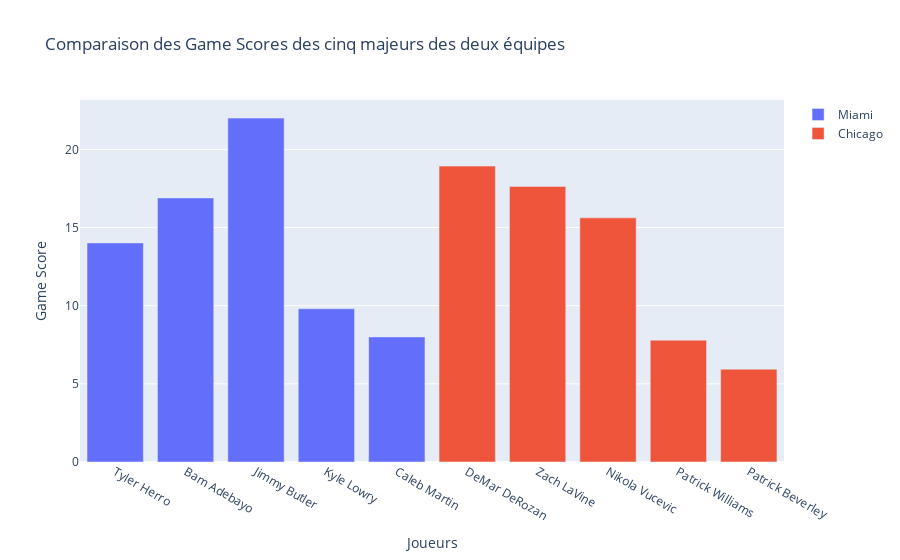

The code cell stored with this chart in its notebook:
### Code cell
def cinq_majeur(dataframe, equipe):
    equipe_triee = equipe.sort_values(by='MPG', ascending=False)
    cinq_majeur = equipe_triee.head(5)
    return cinq_majeur

# Obtenez le cinq majeur des deux équipes
cinq_majeur_equipe1 = cinq_majeur(team, joueurs1)
cinq_majeur_equipe2 = cinq_majeur(team, joueurs2)

# Récupérer les noms des joueurs pour chaque équipe
noms_joueurs_equipe1 = cinq_majeur_equipe1['NAME'].tolist()
noms_joueurs_equipe2 = cinq_majeur_equipe2['NAME'].tolist()

# Calculer le Game Score pour chaque joueur de chaque équipe
game_scores_equipe1 = [game_score_joueur(team, donnees_bis, joueur) for joueur in noms_joueurs_equipe1]
game_scores_equipe2 = [game_score_joueur(team, donnees_bis, joueur) for joueur in noms_joueurs_equipe2]

# Créer les traces pour chaque équipe
trace_equipe1 = go.Bar(
    x=noms_joueurs_equipe1,
    y=game_scores_equipe1,
    name=equipe1
)

trace_equipe2 = go.Bar(
    x=noms_joueurs_equipe2,
    y=game_scores_equipe2,
    name=equipe2
)

# Créer la figure
fig = go.Figure(data=[trace_equipe1, trace_equipe2])

# Mise en forme du layout
fig.update_layout(
    title='Comparaison des Game Scores des cinq majeurs des deux équipes',
    xaxis=dict(title='Joueurs'),
    yaxis=dict(title='Game Score'),
    barmode='group'
)

# Afficher la figure
fig.show()

### Figure 1 — Plotly figure (JSON) as saved in the notebook; plotly's stock layout.template omitted (floating-point values rounded to 4 significant figures)
{"data": [{"name": "Miami", "type": "bar", "x": ["Tyler Herro", "Bam Adebayo", "Jimmy Butler", "Kyle Lowry", "Caleb Martin"], "y": [14.02, 16.89, 22.0, 9.803, 8.004]}, {"name": "Chicago", "type": "bar", "x": ["DeMar DeRozan", "Zach LaVine", "Nikola Vucevic", "Patrick Williams", "Patrick Beverley"], "y": [18.93, 17.63, 15.62, 7.796, 5.937]}], "layout": {"barmode": "group", "title": {"text": "Comparaison des Game Scores des cinq majeurs des deux équipes"}, "xaxis": {"title": {"text": "Joueurs"}}, "yaxis": {"title": {"text": "Game Score"}}}}
